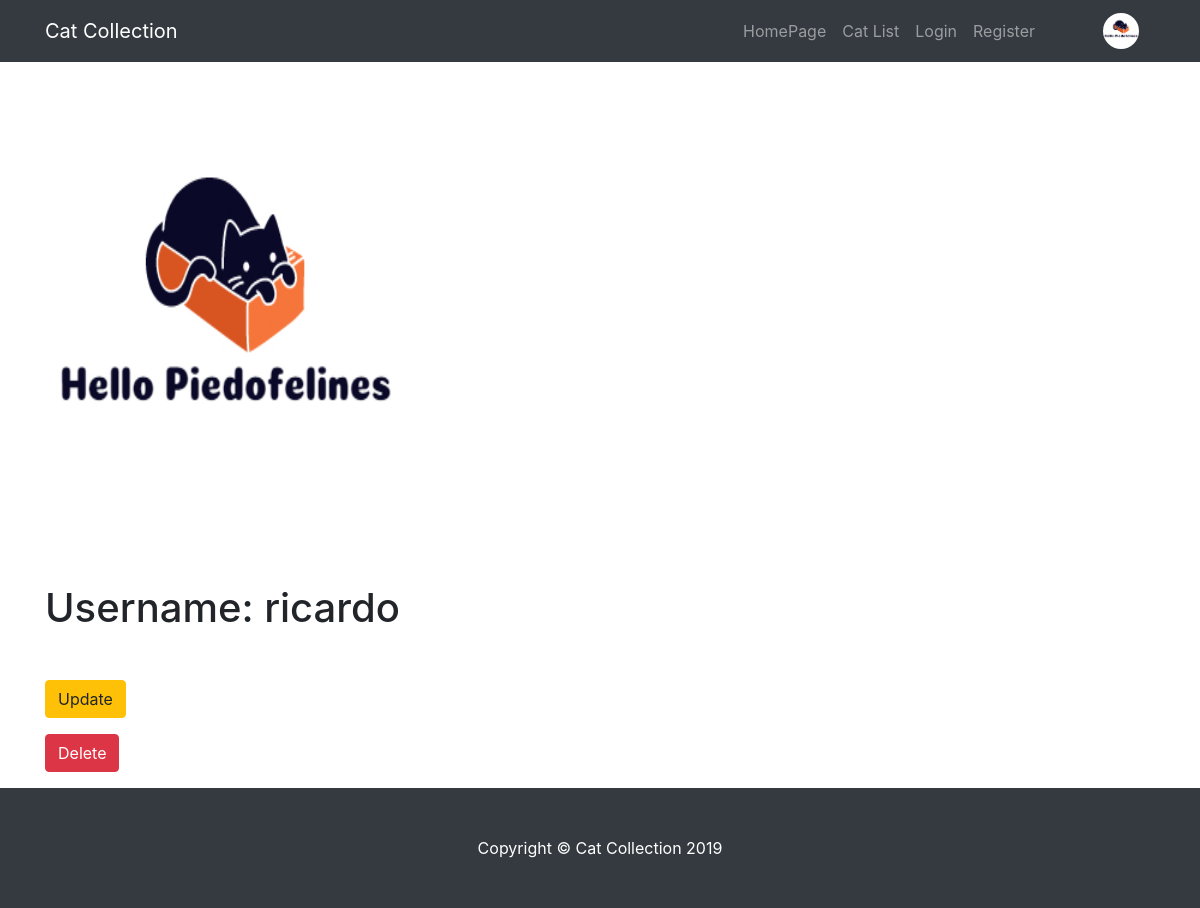
The app's page /cat_app/profile/4/ with its own data.
### cat_app/models.py (models this page shows, shortened)
class UserProfileInfo(models.Model):
	user = models.OneToOneField(User, related_name='userprofileinfos', on_delete=models.CASCADE, blank=True, null=True, default=1)
	picture = models.ImageField(upload_to='images', blank=True, null=True)

### cat_app/views.py (the view)
# urls.py: url(r'^profile/(?P<pk>\d+)/$', views.UserProfileDetailView.as_view(), name='profile_detail'),
class UserProfileDetailView(DetailView):
	context_object_name = 'profile_detail'
	model = models.UserProfileInfo
	template_name = 'cat_app/profile_detail.html'

### templates/cat_app/profile_detail.html (shortened to what this page needs)
{% extends "cat_app/base_footer.html" %}
{% load static %}
{% block templatecss %}<link href="{% static 'css/profile.css' %}" rel="stylesheet">{% endblock %}
{% block imagenav %}<img class="imageframe" src="../../../media/{{ profile_detail.picture }}" alt="{{ profile_detail.picture }}">{% endblock %}
{% block content %}
    <br>
    <img class="profile-center" src="../../../media/{{ profile_detail.picture }}"/>
    <br>
    <h1 class="my-4">Username: {{ profile_detail.user.username }}</h1>
    <br>
    <div>
      <p><a class='btn btn-warning' href="{% url 'cat_app:update_profile' pk=profile_detail.pk %}">Update</a></p>
    </div>
    <div>
      <p><a class='btn btn-danger' href="{% url 'cat_app:delete_profile' pk=profile_detail.pk %}">Delete</a></p>
    </div>
{% endblock %}

### static/css/modern-business.css (style rules this page uses)
body { padding-top: 56px; }

### static/css/simple-sidebar.css (style rules this page uses)
body { overflow-x: hidden; }

### static/css/profile.css (style rules this page uses)
.imageframe { height: 3vw; width: 3vw; border-radius: 50%; margin-left: 5vw; }
.profile-center { height: 60vh; width: 30vw; }

### records on screen
UserProfileInfo: picture (picture), user.username "ricardo"
